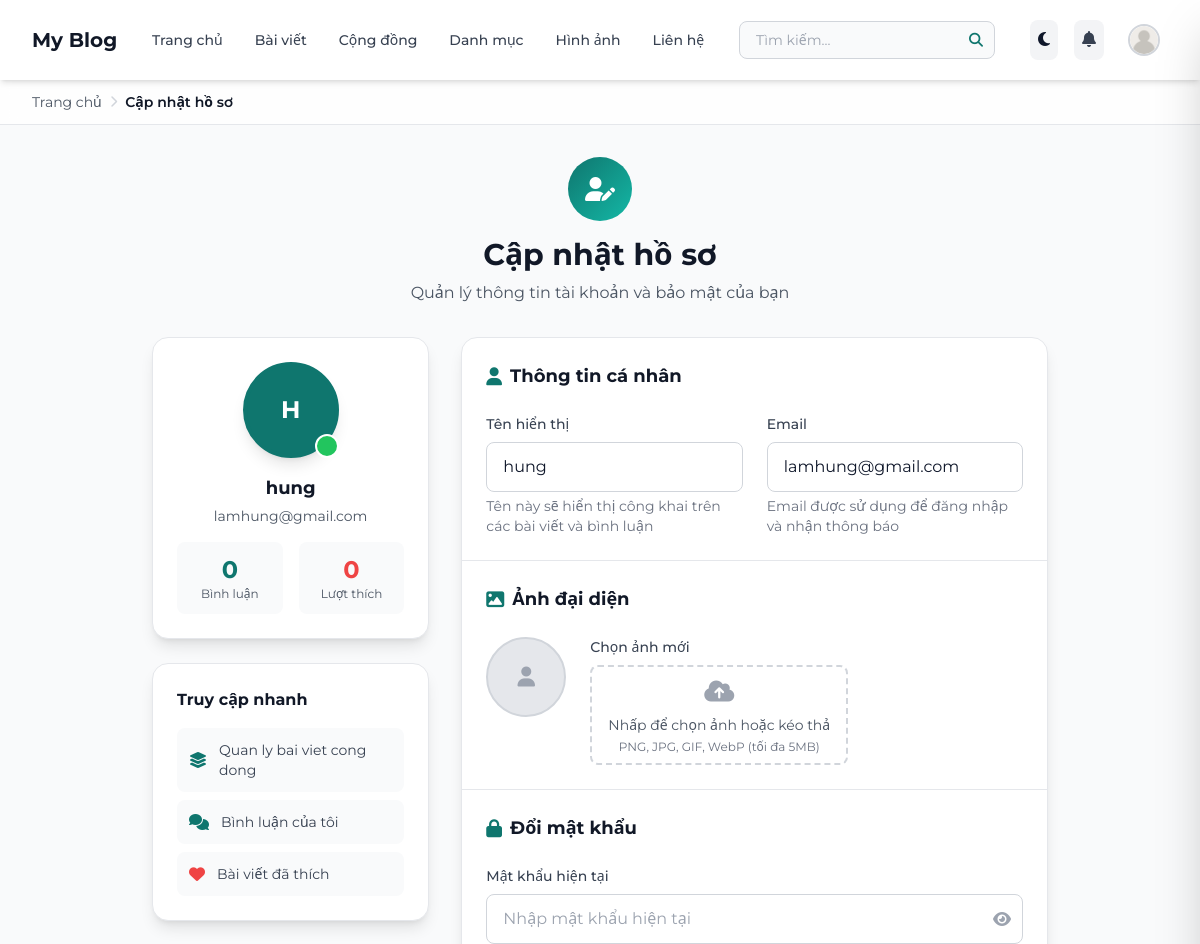
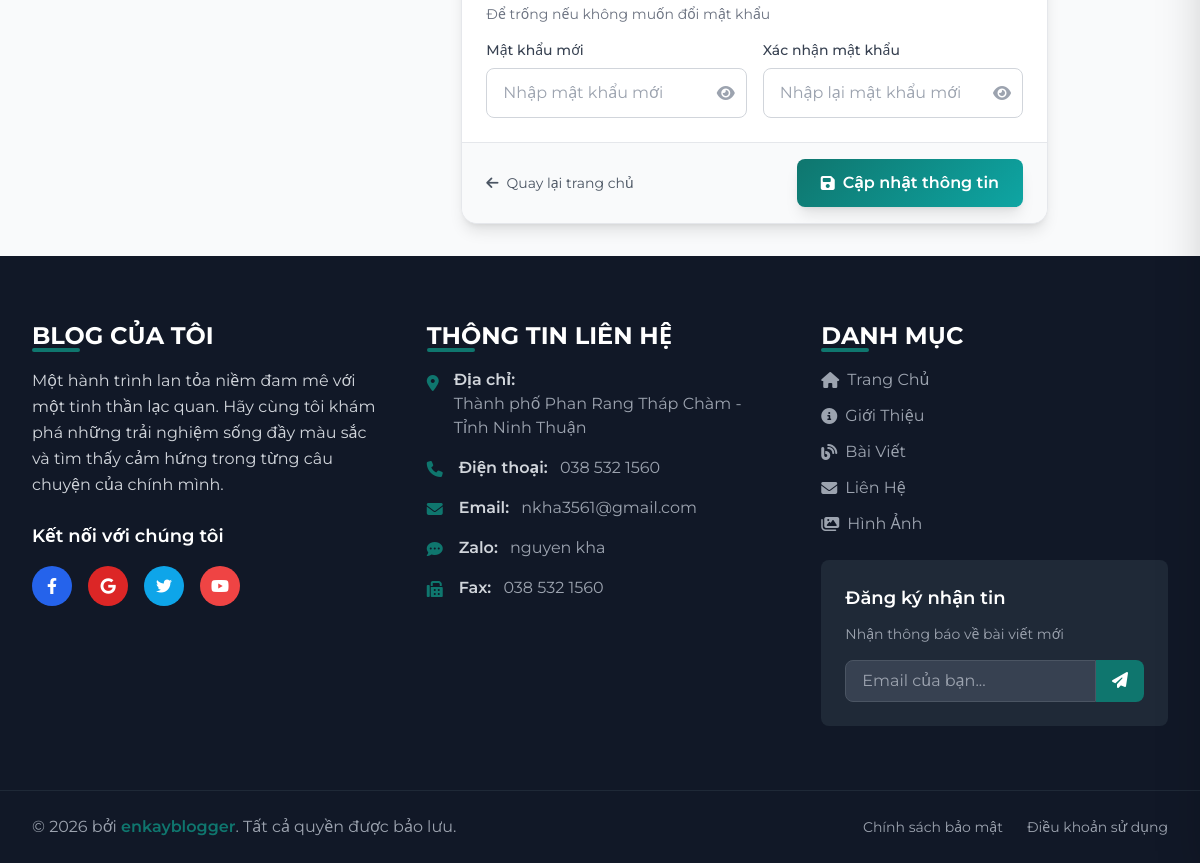
Page /project/static/update.php (signed in) on the committed database (2 pictures, top to bottom).
### tables this page shows
CREATE TABLE `users` (
  `id` int(100) NOT NULL,
  `name` varchar(255) NOT NULL,
  `email` varchar(50) NOT NULL,
  `password` varchar(50) NOT NULL,
  `avatar` blob DEFAULT NULL,
  `banned` tinyint(1) NOT NULL DEFAULT 0,
  `level_of_interaction` enum('Cao','Ổn định','Thấp') DEFAULT 'Thấp',
  `reset_code` varchar(32) DEFAULT NULL,
  `role` enum('user','admin') NOT NULL DEFAULT 'user',
  `legacy_admin_id` int(100) DEFAULT NULL
);

### project/static/update.php (the view, shortened to what the rows shown need)
<?php
include '../components/connect.php';
if (isset($_SESSION['user_id'])) {
    $user_id = $_SESSION['user_id'];
} else {
    $user_id = '';
    header('location: home.php');
    exit;
}
$select_user = $conn->prepare("SELECT * FROM `users` WHERE id = ?");
$select_user->execute([$user_id]);
$fetch_user = $select_user->fetch(PDO::FETCH_ASSOC);
?>
<?php include '../components/layout_header.php'; ?>
<main class="min-h-screen bg-gray-50 dark:bg-gray-900">
    <div class="container mx-auto px-4 py-8">
        <div class="max-w-4xl mx-auto">
            <div class="text-center mb-8">
                <h1 class="text-3xl font-bold text-gray-900 dark:text-white mb-2">Cập nhật hồ sơ</h1>
            </div>
            <div class="grid grid-cols-1 lg:grid-cols-3 gap-8">
                <div class="lg:col-span-1">
                    <div class="bg-white dark:bg-gray-800 rounded-2xl shadow-lg border border-gray-200 dark:border-gray-700 p-6">
                        <div class="text-center">
                            <div class="relative inline-block mb-4">
                                <?php if (!empty($fetch_user['avatar'])) : ?>
                                    <img
                                        alt="Avatar"
                                        class="w-24 h-24 rounded-full object-cover border-4 border-main shadow-lg">
                                <?php else : ?>
                                    <div class="w-24 h-24 bg-main rounded-full flex items-center justify-center text-white text-2xl font-bold border-4 border-main shadow-lg">
                                        <?= strtoupper(substr($fetch_user['name'], 0, 1)) ?>
                                    </div>
                                <?php endif; ?>
                                <div class="absolute bottom-0 right-0 w-6 h-6 bg-green-500 rounded-full border-2 border-white"></div>
                            </div>
                            <h3 class="text-lg font-bold text-gray-900 dark:text-white mb-1"><?= htmlspecialchars($fetch_user['name']) ?></h3>
                            <p class="text-sm text-gray-600 dark:text-gray-400 mb-4"><?= htmlspecialchars($fetch_user['email']) ?></p>
                            <div class="grid grid-cols-2 gap-4 text-center">
                                <div class="bg-gray-50 dark:bg-gray-700 rounded-lg p-3">
                                </div>
                                <div class="bg-gray-50 dark:bg-gray-700 rounded-lg p-3">
                                </div>
                            </div>
                        </div>
                    </div>
                </div>
                <div class="lg:col-span-2">
                    <div class="bg-white dark:bg-gray-800 rounded-2xl shadow-lg border border-gray-200 dark:border-gray-700 overflow-hidden">
                        <form action="" method="post" enctype="multipart/form-data" id="updateForm" novalidate>
                            <div class="p-6 border-b border-gray-200 dark:border-gray-600">
                                <div class="grid grid-cols-1 md:grid-cols-2 gap-6">
                                    <div>
                                        <label for="name" class="block text-sm font-medium text-gray-700 dark:text-gray-300 mb-2">
                                            Tên hiển thị
                                        </label>
                                        <input type="text"
                                            id="name"
                                            name="name"
                                            value="<?= htmlspecialchars($fetch_user['name']) ?>"
                                            maxlength="50"
                                            placeholder="Nhập tên của bạn"
                                            class="w-full px-4 py-3 border border-gray-300 dark:border-gray-600 rounded-lg focus:ring-2 focus:ring-main focus:border-transparent dark:bg-gray-700 dark:text-white placeholder-gray-400 dark:placeholder-gray-500 transition-all duration-300">
                                        <div class="mt-1 text-sm text-gray-500 dark:text-gray-400">
                                            Tên này sẽ hiển thị công khai trên các bài viết và bình luận
                                        </div>
                                    </div>
                                    <div>
                                        <label for="email" class="block text-sm font-medium text-gray-700 dark:text-gray-300 mb-2">
                                            Email
                                        </label>
                                        <input type="email"
                                            id="email"
                                            name="email"
                                            value="<?= htmlspecialchars($fetch_user['email']) ?>"
                                            maxlength="50"
                                            placeholder="Nhập email của bạn"
                                            class="w-full px-4 py-3 border border-gray-300 dark:border-gray-600 rounded-lg focus:ring-2 focus:ring-main focus:border-transparent dark:bg-gray-700 dark:text-white placeholder-gray-400 dark:placeholder-gray-500 transition-all duration-300">
                                        <div class="mt-1 text-sm text-gray-500 dark:text-gray-400">
                                            Email được sử dụng để đăng nhập và nhận thông báo
                                        </div>
                                    </div>
                                </div>
                            </div>
                        </form>
                    </div>
                </div>
            </div>
        </div>
    </div>
</main>
<?php include '../components/layout_footer.php'; ?>

### rows in the picture
users: name "H", name "hung", email "lamhung@gmail.com"

### other values in the picture
$item['title'] "Trang chủ"
$item['title'] "Cập nhật hồ sơ"
$stats['comments'] "0"
$stats['likes'] "0"
$diachi_text "Thành phố Phan Rang Tháp Chàm - Tỉnh Ninh Thuận"
$dienthoai_text "038 532 1560"
$email_text "nkha3561@gmail.com"
$name_text "nguyen kha"
$fax_text "038 532 1560"
$footer_text "enkayblogger"
